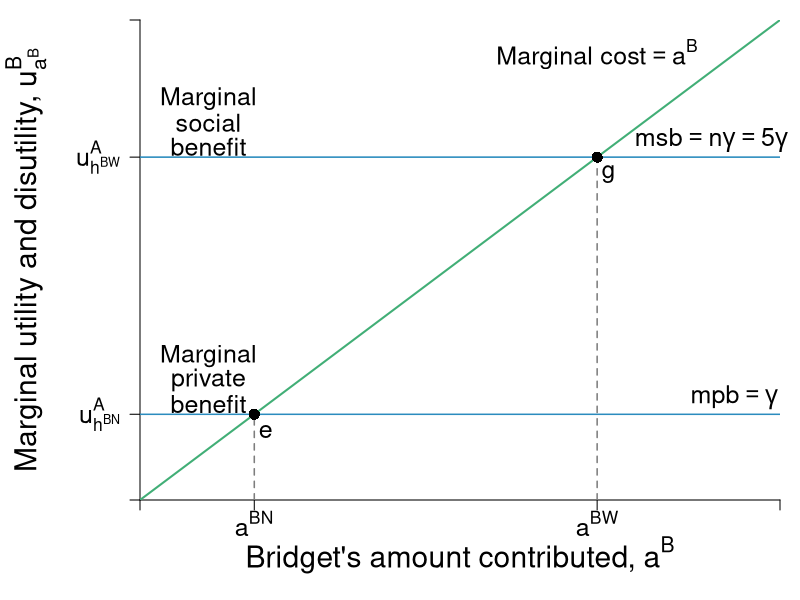

The R source for this figure:
#' Graph Designer: Simon Halliday & Scott Cohn
#' Authors: Bowles, Foley and Halliday
#' Title: Coordination, Conflict and Competition: A Text in Microeconomics


library(shape)
pdf(file = "public_mechanism/public_marginal.pdf", width = 8, height = 8)

# Set parameters for graphics
axislabelsize <- 1.8
labelsize <- 1.5
namesize <- 1.8
annotatesize <- 1.5
graphlinewidth <- 2
segmentlinewidth <- 1.5

COL <- c("#7fc97f", "#beaed4", "#fdc086", "#ffff99", "#386cb0", "#f0027f", "#bf5b17", "#666666")
COLA <- c("#e0f3db", "#99d8c9","#66c2a4","#41ae76", "#238b45", "#005824")
COLB <- c("#c6dbef", "#4eb3d3", "#2b8cbe", "#0868ac","#084081")
COLC <- c("#fcfbfd", "#efedf5", "#dadaeb", "#bcbddc", "#9e9ac8", "#807dba", "#6a51a3", "#54278f", "#3f007d")
grays <- gray.colors(25, start = 1, end = 0, alpha = 1)

par(mar =  c(5, 7, 1, 1))

MCost <- function(a, slope = 1, intercept = 0){
  intercept + slope*a
}


xlims <- c(0, 14)
ylims <- c(0, 14)

npts <- 501 
x <- seq(xlims[1], xlims[2], length.out = npts)
y <- seq(ylims[1], ylims[2], length.out = npts) 
a <- c(12, 46.08, 90)

plot(0, 0, xlim = xlims, ylim = ylims, type = "n",
     xlab = expression(paste("")),
     ylab = expression(paste("")), 
     xaxt = "n", 
     yaxt = "n", 
     cex.lab = axislabelsize, 
     bty = "n",
     xaxs = "i", 
     yaxs = "i")

# ticksy <- seq(from = 0, to = ylims[2], by = 2)
# ylabels <- seq(from = 0, to = ylims[2], by = 2)
# ticksx <- seq(from = 0, to = xlims[2], by = 2)
# xlabels <- seq(from = 0, to = xlims[2], by = 2)
ticksy <- c(0, 2.5, 10, ylims[2])
ylabels <- c(NA, expression(paste(u[h^BN]^A)),  expression(paste(u[h^BW]^A)), NA)
ticksx <- c(0, 2.5, 10, xlims[2])
xlabels <- c(NA, expression(paste(a^BN)), expression(paste(a^{BW})), NA)

axis(1, at = ticksx, pos = 0, labels = xlabels, cex.axis = labelsize)
axis(2, at = ticksy, pos = 0, labels = ylabels, las = 1, cex.axis = labelsize)

#mtext(expression(paste("Bridget's amount contributed, ", a^B)), side=1, line = 2.5, cex = axislabelsize)
text(0.5*xlims[2], -1.6, expression(paste("Bridget's amount contributed, ", a^B)), xpd = TRUE, cex = axislabelsize) 
text(-2.5, 0.5*ylims[2], expression(paste("Marginal utility and disutility, ", u[a^B]^B)), xpd = TRUE, cex = axislabelsize, srt = 90) 

npts <- 500 
xx1 <- seq(xlims[1], xlims[2], length.out = npts)
xx2 <- seq(4, 8, length.out = npts)

#lines(xx1, MBenefit(xx1, ua = 10), col = COLA[4], lwd = graphlinewidth)
lines(xx1, MCost(xx1), col = COLA[4], lwd = graphlinewidth)
#lines(xx1, indiffA(xx1, ua = 46.08), col = COLA[4], lwd = graphlinewidth)
#lines(xx2, mrsA(xx2), col = grays[20], lwd = graphlinewidth, lty = 2)


segments(0, 10, xlims[2], 10, lty = 1, col = COLB[3] , lwd = segmentlinewidth)
segments(0, 2.5, xlims[2], 2.5, lty = 1, col = COLB[3] , lwd = segmentlinewidth)

# segments(9.6, 0, 9.6, 9.6, lty = 2, col = grays[20] , lwd = segmentlinewidth)
# 
# segments(0, 6.9, 6.9, 6.9, lty = 2, col = grays[20] , lwd = segmentlinewidth)
# segments(6.9, 0, 6.9, 6.9, lty = 2, col = grays[20] , lwd = segmentlinewidth)


#segments(4.11765, 6.17647, 5.88, 8.88, lty = 1, col = COL[2] , lwd = graphlinewidth)
# text(9.5, 30, expression(paste("Slope at ", (list(e^A, y^A)) == (list(6, 28)), " is ", e^A == 6)))

text(1.5, 11.7, expression(paste("Marginal")), cex = labelsize)
text(1.5, 11, expression(paste("social")), cex = labelsize)
text(1.5, 10.3, expression(paste("benefit")), cex = labelsize)
text(1.5, 4.2, expression(paste("Marginal")), cex = labelsize)
text(1.5, 3.5, expression(paste("private")), cex = labelsize)
text(1.5, 2.8, expression(paste("benefit")), cex = labelsize)
text(10, 13, expression(paste("Marginal cost", phantom() == a^B)), cex = labelsize)


text(12.5, 10.5, expression(paste(msb == n*gamma, phantom() == 5*gamma)), cex = labelsize, xpd = TRUE)
text(13, 3, expression(paste(mpb == gamma)), cex = labelsize)
#Arrows(1.5, 9, 1.5, 11.5, col = "black", lty = 1, lwd = 2, arr.type = "triangle", arr.lwd = 0.5)
#text(3, 11, expression(paste(alpha, " increases, or ")), cex = labelsize)
#text(3, 10.5, expression(paste(h^B, " decreases")), cex = labelsize)

#Arrows(1.5, 7.5, 1.5, 4.5, col = "black", lty = 1, lwd = 2, arr.type = "triangle", arr.lwd = 0.5)
#text(3, 5.5, expression(paste(alpha, " decreases, or ")), cex = labelsize)
#text(3, 5, expression(paste(h^B, " increases")), cex = labelsize)

segments(10, 0, 10, 10, lty = 2, col = grays[20] , lwd = segmentlinewidth)
points(10, 10, pch = 16, col = "black", cex = 1.5)
text(10.25, 9.5, expression(paste(g)), cex = labelsize)

segments(2.5, 0, 2.5, 2.5, lty = 2, col = grays[20] , lwd = segmentlinewidth)
points(2.5, 2.5, pch = 16, col = "black", cex = 1.5)
text(2.5 + 0.25, 2.5 - 0.5, expression(paste(e)), cex = labelsize)

dev.off()
